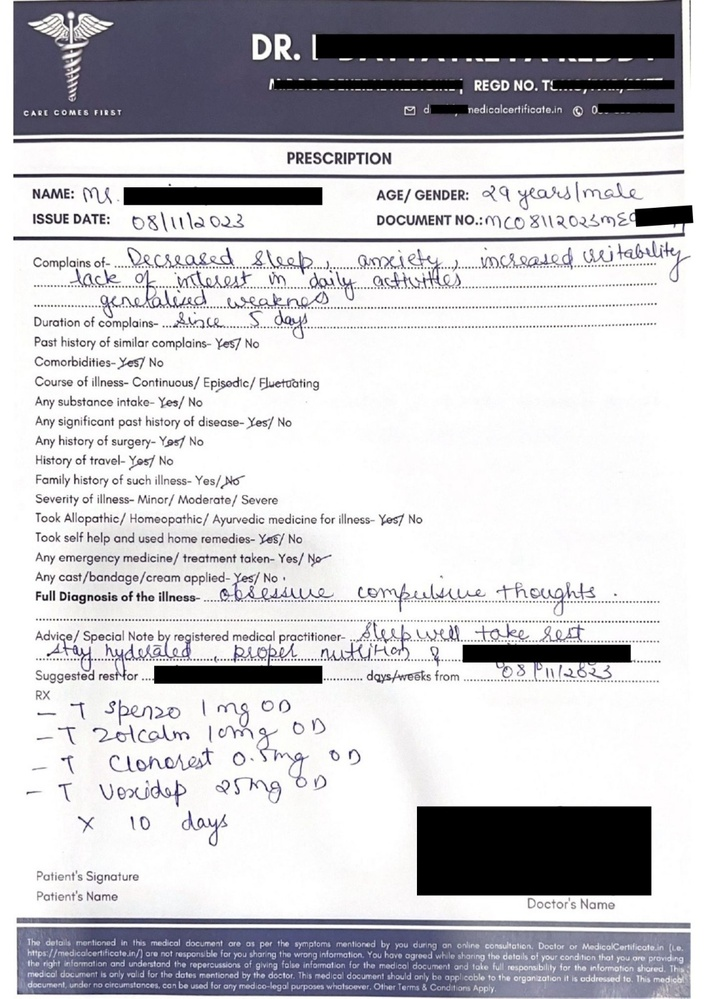
#> input picture sample_docs/Handwritten-Prescription.jpg, 706 x 999 px, shrunk from 1131 x 1600 before the run
$ python -i utils.py   (imports and definitions only)   (older library calls are emulated)
#> lines starting #> are read from the running program, lines starting #| are printed output that depends on the picture; after the words box and inside, x2 and y2 are one past the last pixel; in counts of white or black regions, pixels touching at a corner belong together
#> further down, picture is the input picture: shape (999, 706, 3); mean B, G, R 202.2, 197.7, 198.4
import cv2
import numpy as np
from pathlib import Path

class Scanner:
    """
    Scanner performs cropping or preprocessing of the input image.
    In this placeholder implementation, we return the original image.
    Customize this for specific ROI or deskewing operations.
    """
    def process(self, image):
        # Placeholder crop logic — replace with real logic as needed
        return image.copy()


class Binarization:
    """
    Binarization class that supports several methods:
    - 0: Global threshold
    - 1: Otsu
    - 2: Niblack
    - 3: Sauvola
    - 4: Wolf (not implemented)
    """
    def binarize(self, image, method=3):
#> called with method = 3
        gray = cv2.cvtColor(image, cv2.COLOR_BGR2GRAY)
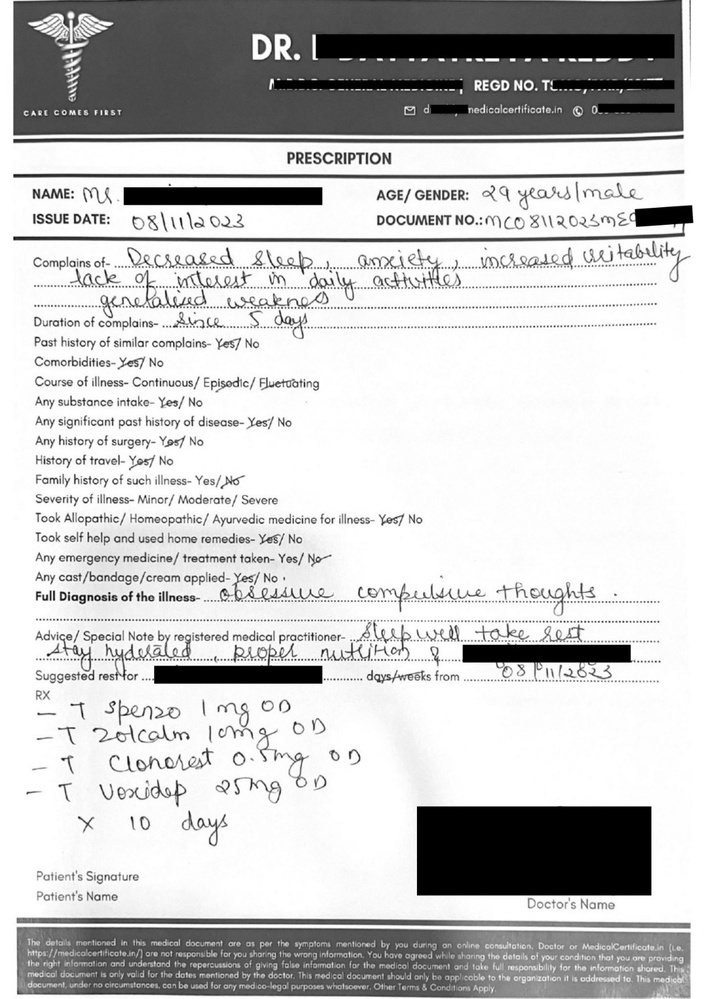
#> gray: shape (999, 706); min 0, max 255, mean 198.4

        if method == 1:
            _, binary = cv2.threshold(gray, 0, 255, cv2.THRESH_BINARY + cv2.THRESH_OTSU)
        elif method == 2:
            binary = self._niblack(gray)
        elif method == 3:
            binary = self._sauvola(gray)
        else:
            _, binary = cv2.threshold(gray, 127, 255, cv2.THRESH_BINARY)

        return binary

    # [7 lines left out: function _niblack, not called in this run]

    def _sauvola(self, gray, window_size=25, k=0.2, r=128):
#> called with window_size = 25, k = 0.2, r = 128
        mean = cv2.boxFilter(gray, cv2.CV_32F, (window_size, window_size))
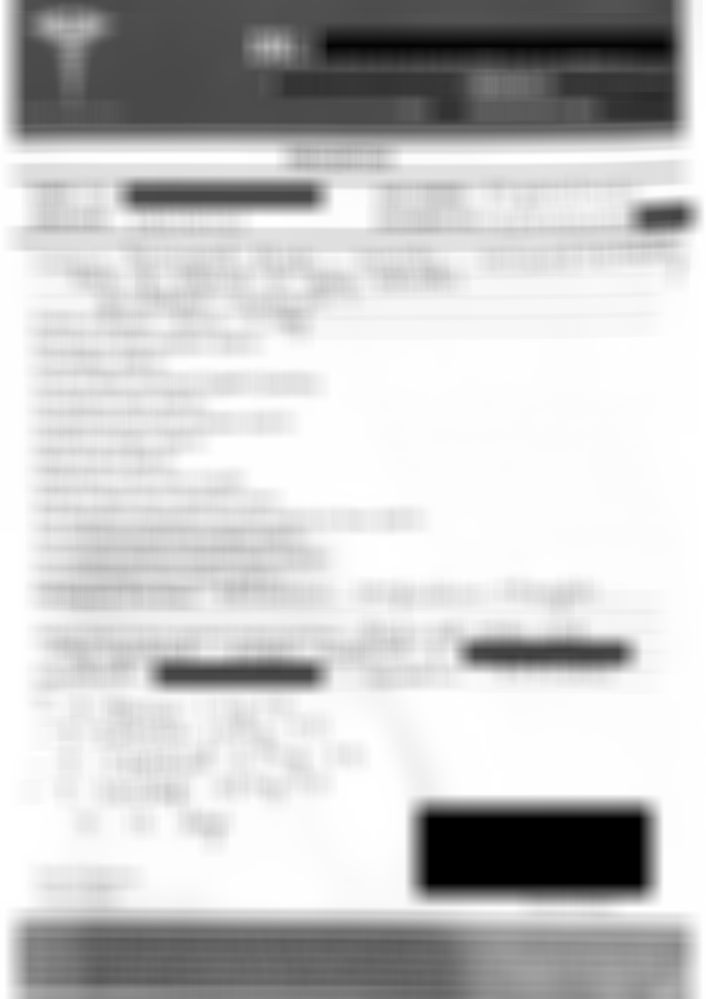
#> mean: shape (999, 706) float32; min 0, max 255, mean 198.4
        sqmean = cv2.sqrBoxFilter(gray, cv2.CV_32F, (window_size, window_size))
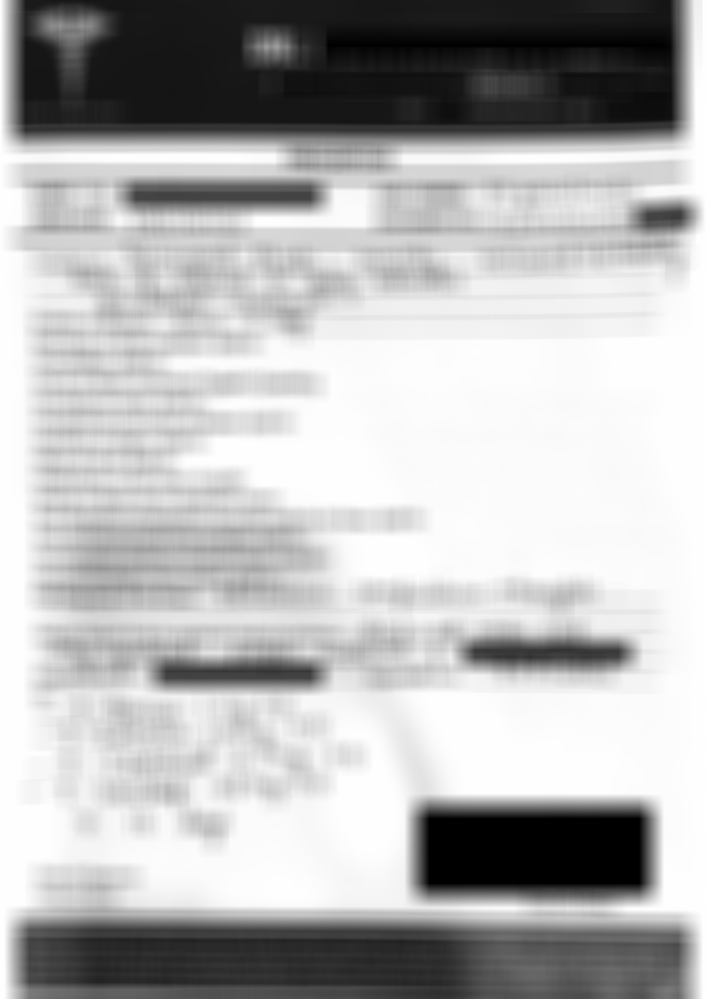
#> sqmean: shape (999, 706) float32; min 0, max 65025, mean 46282.6; drawn with min black and max white
        stddev = np.sqrt(sqmean - mean**2)
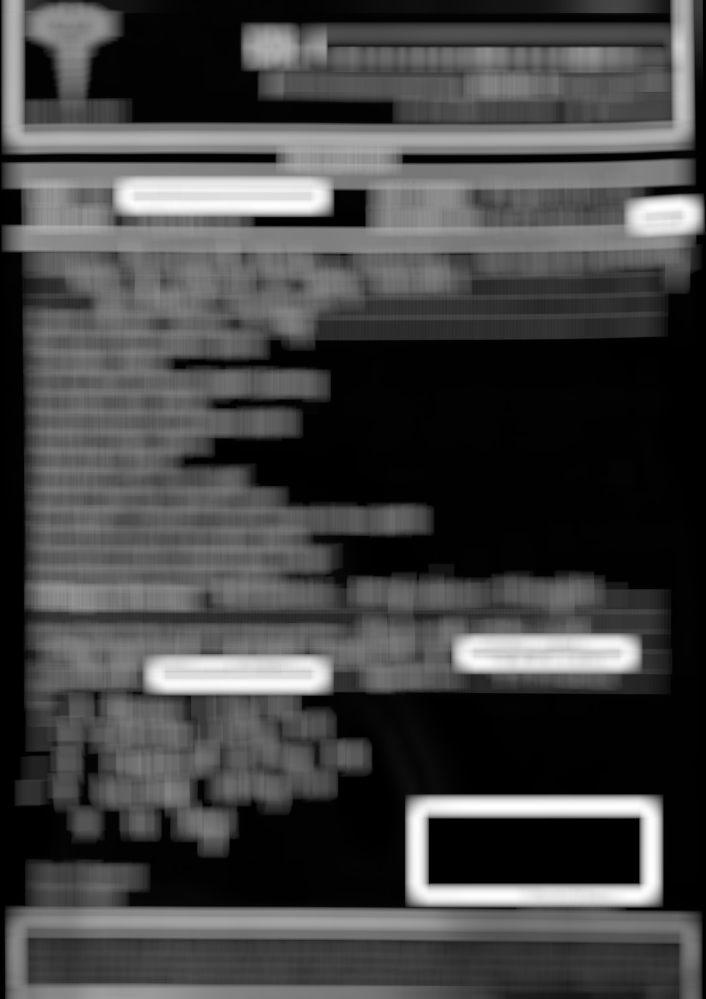
#> stddev: shape (999, 706) float32; 1.81% of the values are NaN or infinite; the others: min 0, max 125, mean 34.14; drawn with min black, max white, NaN and infinite black
        thresh = mean * (1 + k * ((stddev / r) - 1))
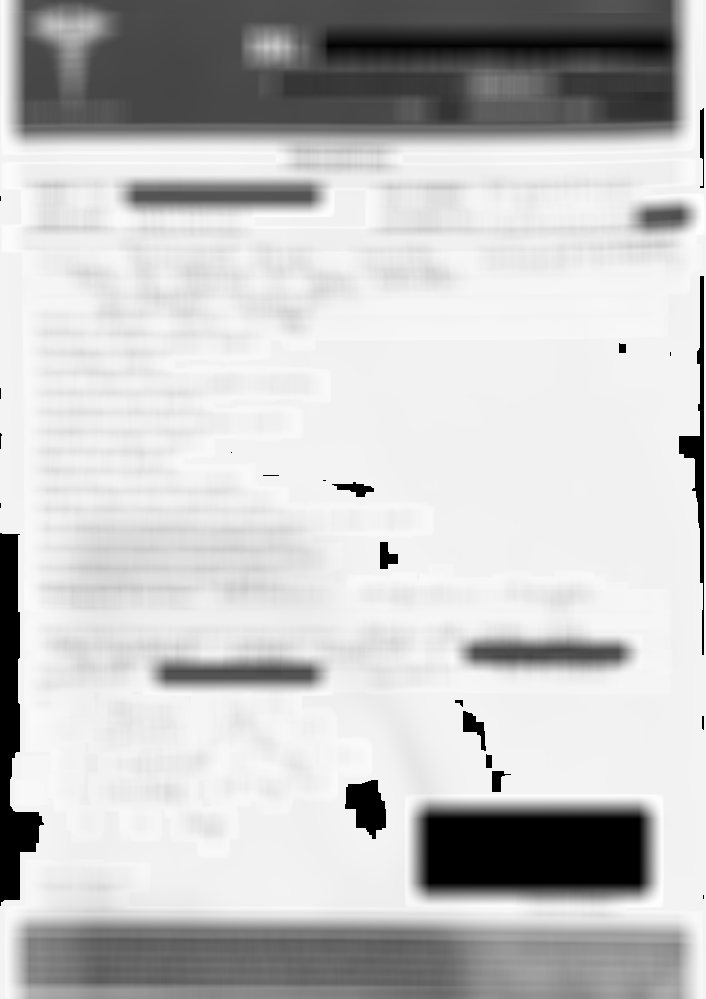
#> thresh: shape (999, 706) float32; 1.81% of the values are NaN or infinite; the others: min 0, max 214, mean 167.6; drawn with min black, max white, NaN and infinite black
        binary = (gray > thresh).astype(np.uint8) * 255
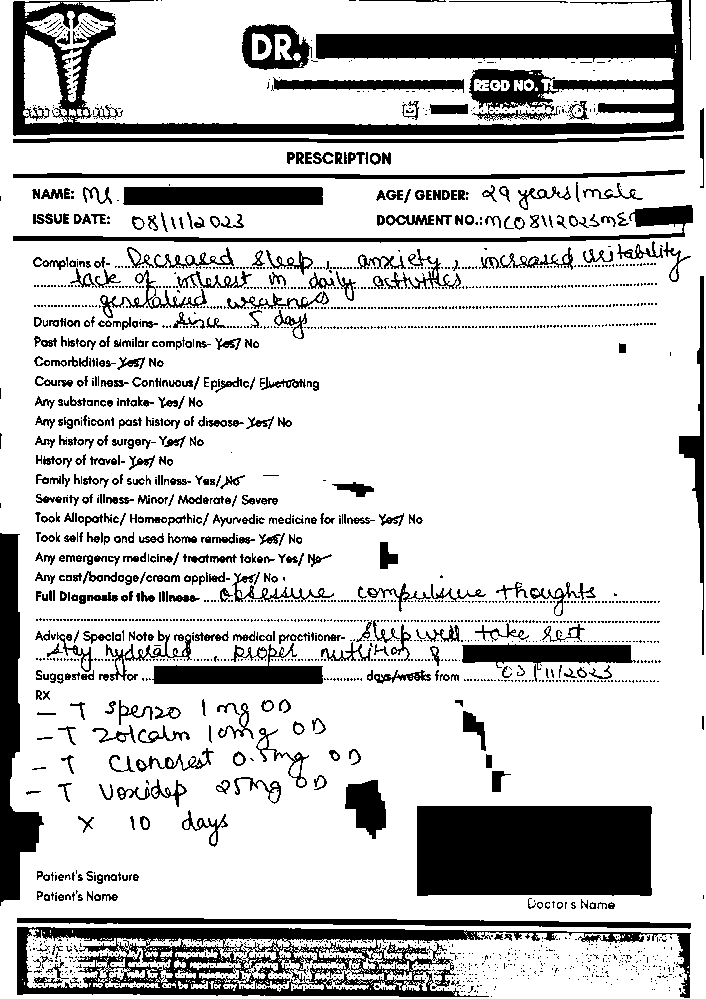
#> binary: shape (999, 706); 79.3% white; 2354 black regions (1831 under 20 px), largest, box (x1, y1, x2, y2) and area: (13, 0, 684, 136) 25554, (417, 806, 652, 896) 20864, (17, 927, 691, 998) 17328
        return binary


class LineSegmentation:
    """
    LineSegmentation segments the binarized image into horizontal text lines
    using chunk-based histogram projection and connected components.
    """
    # [23 lines left out: function segment, not called in this run]


"""
class WordSegmentation
---------------------------------------------------------------
WordSegmentation splits each line into words using morphological closing
and contour detection. The kernel size and thresholding behavior can be customized.
"""
class WordSegmentation:
    def __init__(self):
        self.kernel = None

    # [91 lines left out: functions set_kernel, print_contours, process_bounds, segment, not called in this run]

>>> import cv2
>>> picture = cv2.imread('../sample_docs/Handwritten-Prescription.jpg')
>>> result = Binarization().binarize(picture)
